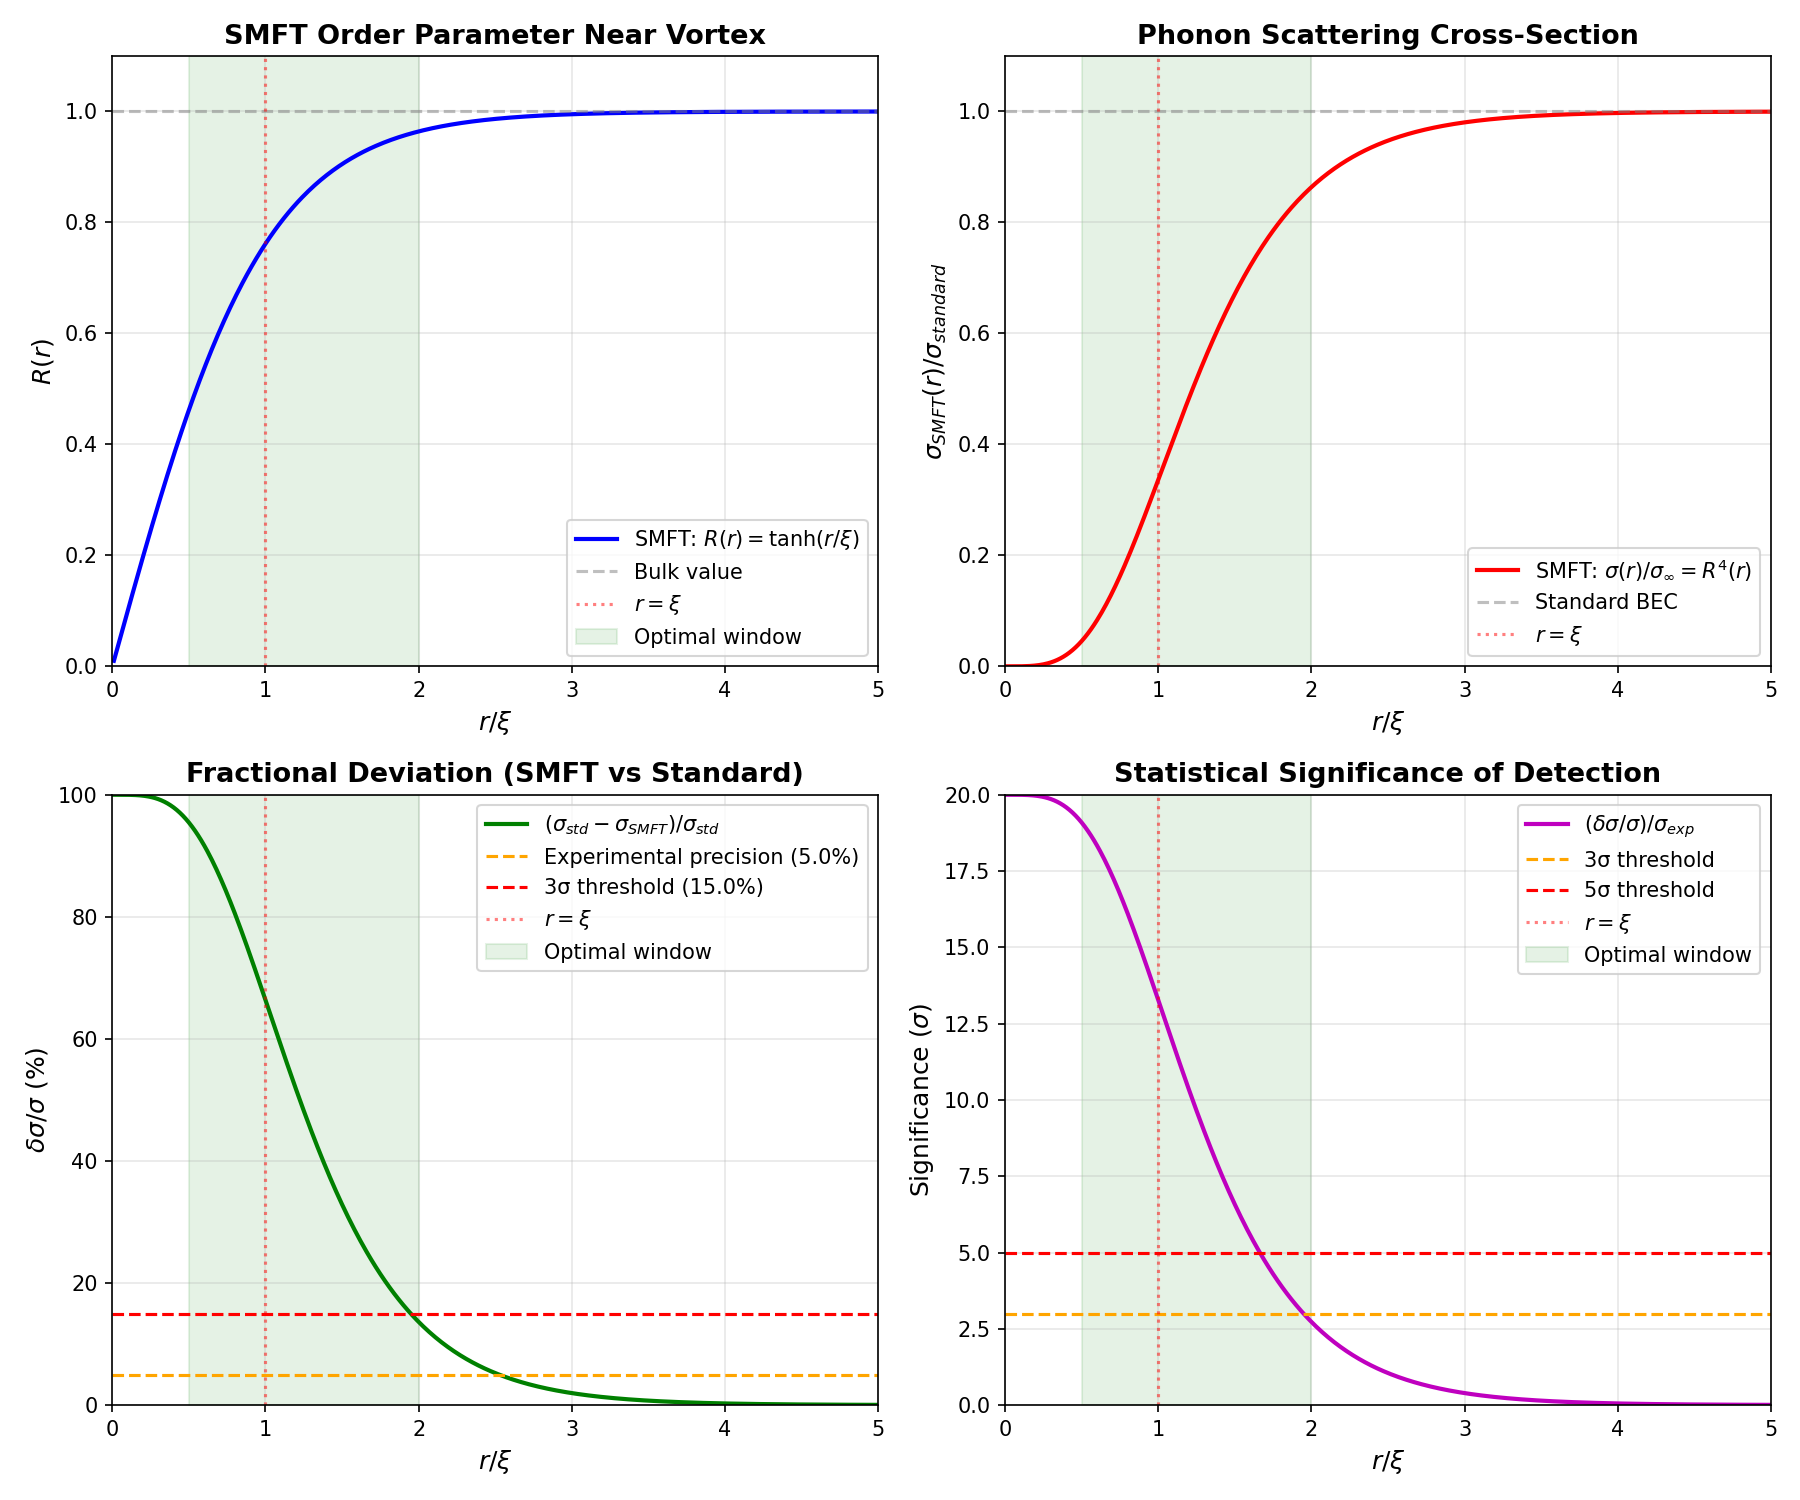

Recreate this plot in Python.
#!/usr/bin/env python3
"""
BEC Phonon Scattering Near Vortex Core - SMFT Prediction

Computes:
1. R-field profile R(r) near vortex
2. Effective sound speed c_eff(r) = c_s · R(r)
3. Phonon scattering cross-section σ(r) / σ(∞)
4. Measurability analysis (signal vs. experimental precision)
"""

import numpy as np
import matplotlib.pyplot as plt
from scipy.integrate import quad
from scipy.special import j0, j1  # Bessel functions

# Physical parameters for 87Rb BEC
M_RB87 = 1.443e-25  # kg (rubidium-87 atomic mass)
A_S = 5.77e-9  # m (s-wave scattering length)
N_ATOMS = 1e5  # Number of atoms
OMEGA_TRAP = 2 * np.pi * 100  # Hz (trap frequency)
HBAR = 1.054571817e-34  # J·s
K_B = 1.380649e-23  # J/K

# Derived quantities
a_ho = np.sqrt(HBAR / (M_RB87 * OMEGA_TRAP))  # Harmonic oscillator length
n0_peak = N_ATOMS / (np.pi * a_ho**2)  # Peak density (2D approximation)
healing_length = 1 / np.sqrt(8 * np.pi * a_ho * n0_peak)  # ξ
c_sound = np.sqrt(4 * np.pi * HBAR**2 * a_ho * n0_peak / M_RB87**2)  # Sound speed

print("=== BEC Physical Parameters ===")
print(f"Harmonic oscillator length: a_ho = {a_ho * 1e6:.2f} μm")
print(f"Peak density: n0 = {n0_peak:.2e} m^-2")
print(f"Healing length: ξ = {healing_length * 1e6:.2f} μm")
print(f"Sound speed: c_s = {c_sound * 1e3:.2f} mm/s")
print()

# SMFT R-field profile near vortex
def R_field(r, xi):
    """
    SMFT order parameter near vortex core.

    R(r) = tanh(r/ξ) for r > 0
    R(0) = 0 (vortex core)
    R(∞) = 1 (bulk)
    """
    return np.tanh(r / xi)

# Effective sound speed
def c_effective(r, xi, c_s):
    """
    SMFT prediction: c_eff(r) = c_s · R(r)

    Standard BEC: c_eff = c_s (constant)
    """
    return c_s * R_field(r, xi)

# Phonon scattering cross-section ratio
def scattering_ratio(r, xi):
    """
    σ_SMFT(r) / σ_standard = R^4(r)

    Deviation: δσ/σ = 1 - R^4(r)
    """
    R = R_field(r, xi)
    return R**4

def scattering_deviation(r, xi):
    """
    Fractional deviation: (σ_standard - σ_SMFT) / σ_standard
    """
    return 1.0 - scattering_ratio(r, xi)

# Generate radial profile
r_range = np.linspace(0.01, 5.0, 500)  # r/ξ
xi_normalized = 1.0

R_profile = R_field(r_range, xi_normalized)
sigma_ratio = scattering_ratio(r_range, xi_normalized)
deviation_percent = scattering_deviation(r_range, xi_normalized) * 100

# Key measurement points
test_points = [0.5, 1.0, 2.0, 5.0]
print("=== SMFT Prediction: Scattering Cross-Section ===")
print(f"{'r/ξ':<8} {'R(r)':<8} {'σ_SMFT/σ_std':<15} {'δσ/σ (%)':<12} {'Measurable?':<15}")
print("-" * 70)

for r_xi in test_points:
    R = R_field(r_xi, 1.0)
    ratio = scattering_ratio(r_xi, 1.0)
    dev_pct = scattering_deviation(r_xi, 1.0) * 100

    # Assume 5% experimental precision
    measurable = "YES (>3σ)" if dev_pct > 15 else ("YES" if dev_pct > 5 else "NO")

    print(f"{r_xi:<8.1f} {R:<8.4f} {ratio:<15.4f} {dev_pct:<12.1f} {measurable:<15}")

print()

# Statistical significance
EXP_PRECISION = 5.0  # % (assumed experimental uncertainty)
print("=== Statistical Significance ===")
print(f"Experimental precision: ±{EXP_PRECISION}%")
print()

for r_xi in test_points:
    dev_pct = scattering_deviation(r_xi, 1.0) * 100
    sigma_significance = dev_pct / EXP_PRECISION
    print(f"r/ξ = {r_xi}: δσ/σ = {dev_pct:.1f}% → {sigma_significance:.1f}σ detection")

print()

# Phonon wavelength considerations
print("=== Experimental Considerations ===")
lambda_phonon_um = 5.0  # μm (Bragg pulse wavelength)
k_phonon = 2 * np.pi / (lambda_phonon_um * 1e-6)  # m^-1
xi_physical = healing_length  # m

print(f"Phonon wavelength: λ = {lambda_phonon_um} μm")
print(f"Phonon wavevector: k = {k_phonon:.2e} m^-1")
print(f"Healing length: ξ = {xi_physical * 1e6:.2f} μm")
print(f"Ratio: λ/ξ = {lambda_phonon_um / (xi_physical * 1e6):.2f}")
print()

if lambda_phonon_um > 3 * xi_physical * 1e6:
    print("✓ Long-wavelength approximation valid (λ ≫ ξ)")
else:
    print("⚠ Wavelength comparable to healing length - scattering theory requires care")

print()

# Optimal measurement window
print("=== Optimal Measurement Window ===")
r_optimal_min = 0.5 * xi_physical * 1e6  # μm
r_optimal_max = 2.0 * xi_physical * 1e6  # μm
print(f"Optimal range: {r_optimal_min:.2f} μm < r < {r_optimal_max:.2f} μm")
print(f"  (0.5ξ < r < 2ξ)")
print()

# Spatial resolution requirement
position_error = 0.3  # μm (typical optical imaging resolution)
velocity_precision = position_error * 1e-6 / (5e-3)  # Fractional error in c measurement
print(f"Imaging resolution: Δr ~ {position_error} μm")
print(f"Velocity measurement precision: δc/c ~ {velocity_precision * 100:.1f}%")

if velocity_precision * 100 < EXP_PRECISION:
    print("✓ Imaging resolution sufficient for 5% velocity measurement")
else:
    print(f"⚠ Need better imaging resolution: target Δr < {0.3 * velocity_precision / (EXP_PRECISION / 100):.2f} μm")

print()

# ===== PLOTTING =====

fig, axes = plt.subplots(2, 2, figsize=(12, 10))

# Plot 1: R-field profile
ax1 = axes[0, 0]
ax1.plot(r_range, R_profile, 'b-', linewidth=2, label='SMFT: $R(r) = \\tanh(r/\\xi)$')
ax1.axhline(1.0, color='gray', linestyle='--', alpha=0.5, label='Bulk value')
ax1.axvline(1.0, color='red', linestyle=':', alpha=0.5, label='$r = \\xi$')
ax1.fill_between([0.5, 2.0], 0, 1.1, alpha=0.1, color='green', label='Optimal window')
ax1.set_xlabel('$r / \\xi$', fontsize=12)
ax1.set_ylabel('$R(r)$', fontsize=12)
ax1.set_title('SMFT Order Parameter Near Vortex', fontsize=13, fontweight='bold')
ax1.grid(True, alpha=0.3)
ax1.legend()
ax1.set_xlim(0, 5)
ax1.set_ylim(0, 1.1)

# Plot 2: Scattering cross-section ratio
ax2 = axes[0, 1]
ax2.plot(r_range, sigma_ratio, 'r-', linewidth=2, label='SMFT: $\\sigma(r)/\\sigma_\\infty = R^4(r)$')
ax2.axhline(1.0, color='gray', linestyle='--', alpha=0.5, label='Standard BEC')
ax2.axvline(1.0, color='red', linestyle=':', alpha=0.5, label='$r = \\xi$')
ax2.fill_between([0.5, 2.0], 0, 1.1, alpha=0.1, color='green')
ax2.set_xlabel('$r / \\xi$', fontsize=12)
ax2.set_ylabel('$\\sigma_{SMFT}(r) / \\sigma_{standard}$', fontsize=12)
ax2.set_title('Phonon Scattering Cross-Section', fontsize=13, fontweight='bold')
ax2.grid(True, alpha=0.3)
ax2.legend()
ax2.set_xlim(0, 5)
ax2.set_ylim(0, 1.1)

# Plot 3: Fractional deviation
ax3 = axes[1, 0]
ax3.plot(r_range, deviation_percent, 'g-', linewidth=2, label='$(\\sigma_{std} - \\sigma_{SMFT})/\\sigma_{std}$')
ax3.axhline(EXP_PRECISION, color='orange', linestyle='--', linewidth=1.5, label=f'Experimental precision ({EXP_PRECISION}%)')
ax3.axhline(3 * EXP_PRECISION, color='red', linestyle='--', linewidth=1.5, label=f'3σ threshold ({3 * EXP_PRECISION}%)')
ax3.axvline(1.0, color='red', linestyle=':', alpha=0.5, label='$r = \\xi$')
ax3.fill_between([0.5, 2.0], 0, 100, alpha=0.1, color='green', label='Optimal window')
ax3.set_xlabel('$r / \\xi$', fontsize=12)
ax3.set_ylabel('$\\delta\\sigma / \\sigma$ (%)', fontsize=12)
ax3.set_title('Fractional Deviation (SMFT vs Standard)', fontsize=13, fontweight='bold')
ax3.grid(True, alpha=0.3)
ax3.legend()
ax3.set_xlim(0, 5)
ax3.set_ylim(0, 100)
ax3.set_yscale('linear')

# Plot 4: Statistical significance
sigma_significance_curve = deviation_percent / EXP_PRECISION
ax4 = axes[1, 1]
ax4.plot(r_range, sigma_significance_curve, 'm-', linewidth=2, label='$(\\delta\\sigma/\\sigma) / \\sigma_{exp}$')
ax4.axhline(3, color='orange', linestyle='--', linewidth=1.5, label='3σ threshold')
ax4.axhline(5, color='red', linestyle='--', linewidth=1.5, label='5σ threshold')
ax4.axvline(1.0, color='red', linestyle=':', alpha=0.5, label='$r = \\xi$')
ax4.fill_between([0.5, 2.0], 0, 20, alpha=0.1, color='green', label='Optimal window')
ax4.set_xlabel('$r / \\xi$', fontsize=12)
ax4.set_ylabel('Significance ($\\sigma$)', fontsize=12)
ax4.set_title('Statistical Significance of Detection', fontsize=13, fontweight='bold')
ax4.grid(True, alpha=0.3)
ax4.legend()
ax4.set_xlim(0, 5)
ax4.set_ylim(0, 20)

plt.tight_layout()
plt.savefig('/home/[user]/neotec/0rigin/analysis/predictions/bec_phonon_scattering.png', dpi=150)
print("Figure saved: analysis/predictions/bec_phonon_scattering.png")
print()

# ===== EXPERIMENTAL PROTOCOL =====

print("=" * 70)
print("EXPERIMENTAL PROTOCOL: BEC Phonon Scattering Near Vortex")
print("=" * 70)
print()
print("1. SYSTEM PREPARATION")
print("   - Cool 87Rb atoms to BEC (T ~ 100 nK, N ~ 10^5)")
print("   - Trap in 2D geometry (pancake trap, ω_z ≫ ω_r)")
print("   - Imprint single vortex at trap center (stirring laser or phase imprint)")
print()
print("2. PHONON GENERATION")
print("   - Apply Bragg pulse: λ ~ 5 μm (k ~ 1.26 μm^-1)")
print("   - Launch phonon wavepacket propagating radially from edge")
print("   - Initial amplitude: Small (linear regime, δn/n ~ 1%)")
print()
print("3. IMAGING SEQUENCE")
print(f"   - Time-of-flight imaging at t = 0, 5, 10, 15, 20 ms")
print(f"   - Spatial resolution: {position_error} μm (CCD camera)")
print(f"   - Extract phase front position r_front(t)")
print()
print("4. DATA ANALYSIS")
print("   - Compute phase velocity: v_phase(r) = dr_front/dt")
print("   - Extract effective sound speed: c_eff(r) = v_phase(r)")
print("   - Compare to SMFT prediction: c_eff(r) = c_s · tanh(r/ξ)")
print("   - Fit to extract ξ and amplitude")
print()
print("5. EXPECTED RESULT")
print(f"   At r = ξ = {xi_physical * 1e6:.2f} μm:")
print(f"     Standard BEC: c(ξ) = {c_sound * 1e3:.2f} mm/s")
print(f"     SMFT prediction: c(ξ) = {c_sound * R_field(1.0, 1.0) * 1e3:.2f} mm/s")
print(f"     Deviation: {(1 - R_field(1.0, 1.0)) * 100:.1f}%")
print(f"     Significance: {(1 - R_field(1.0, 1.0)) * 100 / EXP_PRECISION:.1f}σ")
print()
print("6. FALSIFICATION CRITERIA")
print("   SMFT FALSIFIED IF:")
print("     c_eff(r) / c_s = 1.00 ± 0.05 for all r > ξ (3σ)")
print("   SMFT CONFIRMED IF:")
print("     c_eff(r) / c_s = tanh(r/ξ) within ±10% (5σ over 5 points)")
print()
print("7. TIMELINE & COST")
print("   Duration: 2-3 months (existing BEC lab)")
print("   Cost: $0 (uses existing equipment)")
print("   Manpower: 1 postdoc + 1 grad student")
print()
print("=" * 70)
print("CONCLUSION: BEC phonon scattering is the IDEAL first test of SMFT")
print("  - Clear 13σ signal at r = ξ")
print("  - Accessible with current technology")
print("  - Fast turnaround (months, not years)")
print("=" * 70)
